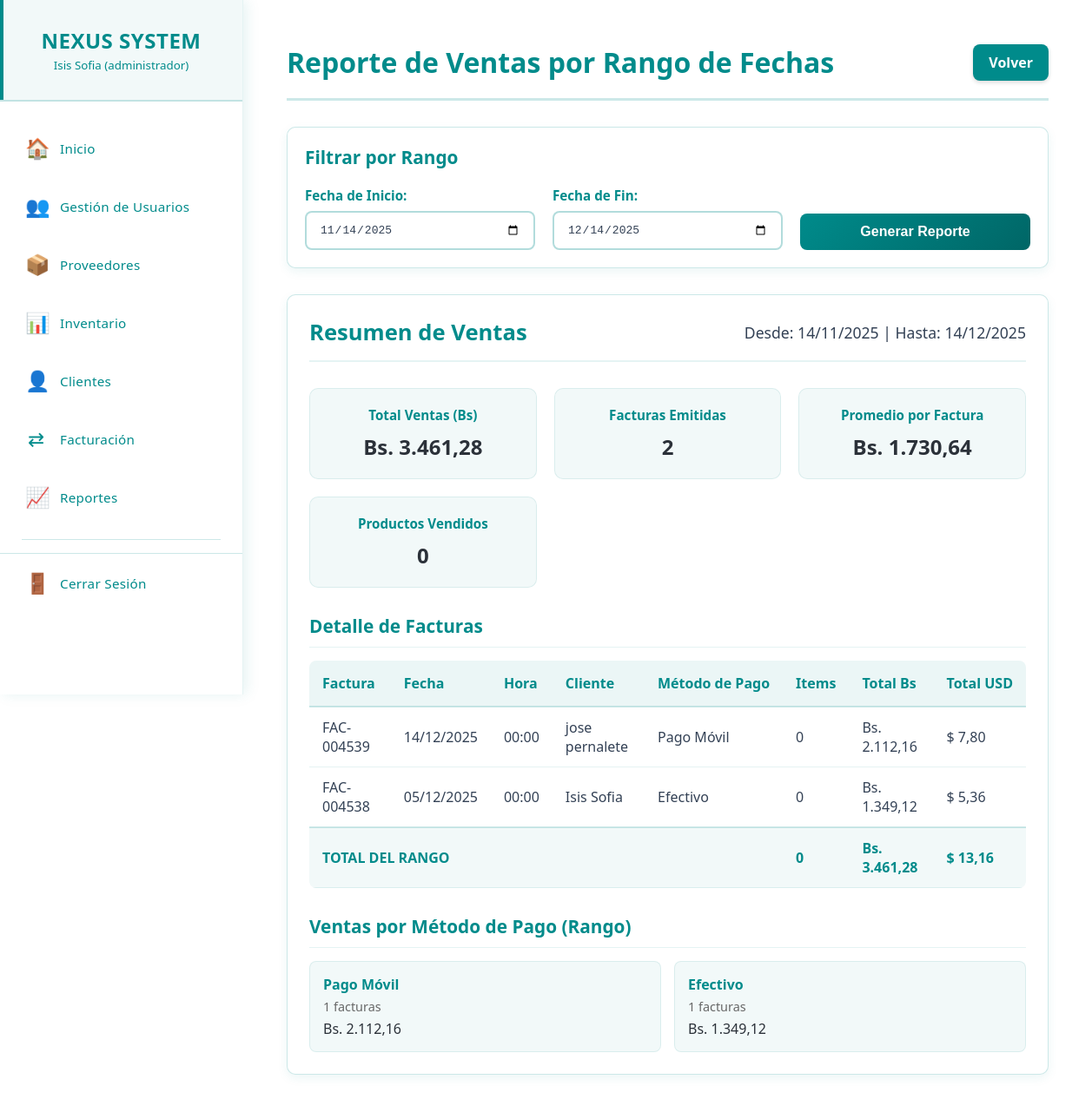
The page /reportes_ventas.php (signed in) on the database as committed earlier.
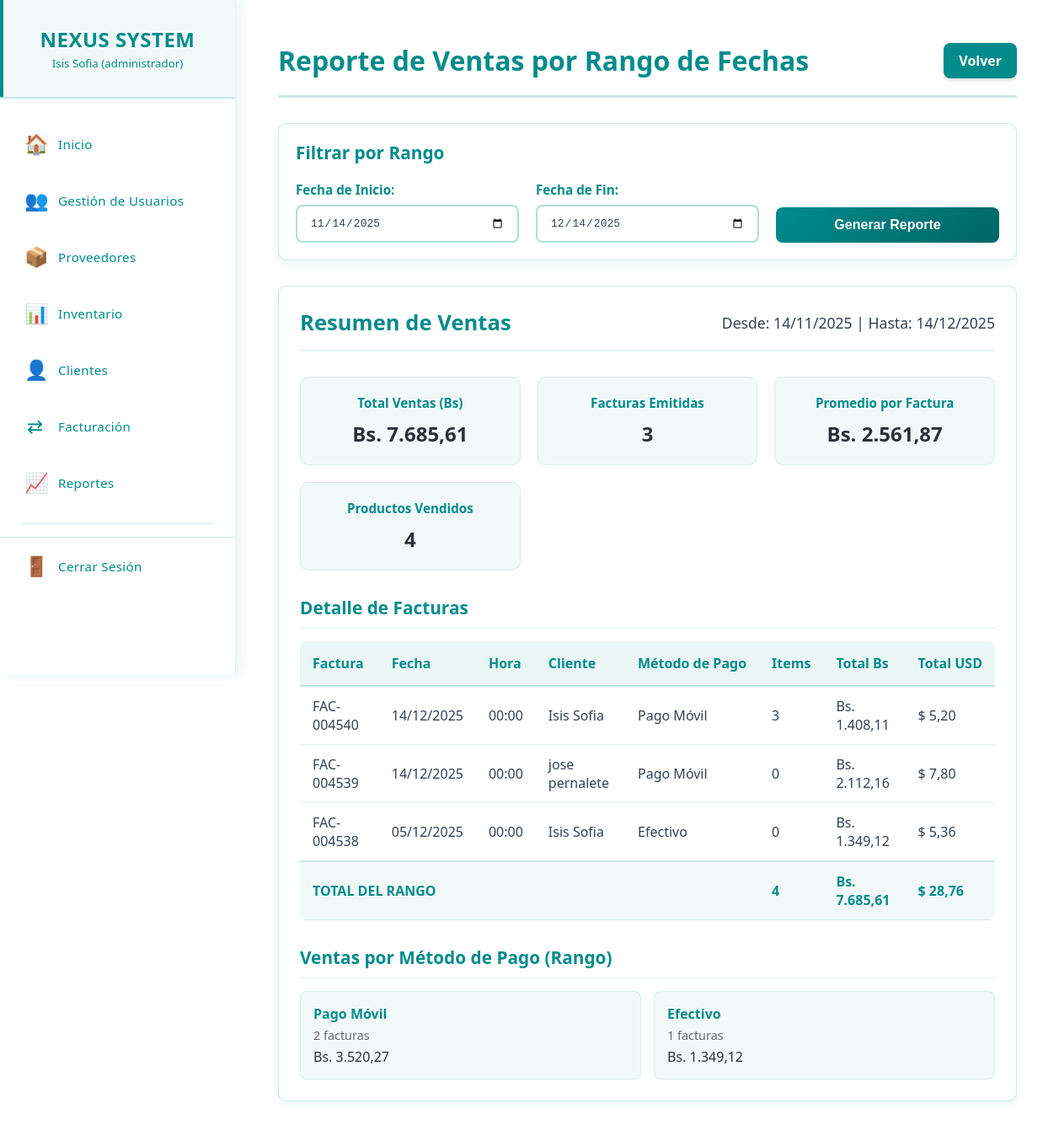
The same page on the database as committed later.
### tables this page shows
CREATE TABLE `ventas` (
  `id_venta` int(11) NOT NULL,
  `cliente` varchar(100) DEFAULT NULL,
  `fecha` date DEFAULT NULL,
  `metodo_pago` varchar(50) DEFAULT NULL,
  `total_bs` decimal(12,2) DEFAULT 0.00,
  `id_cliente` int(11) DEFAULT NULL,
  `total_usd` decimal(12,2) DEFAULT 0.00,
  `total_eur` decimal(12,2) DEFAULT NULL,
  `tasa_usd` decimal(12,4) DEFAULT 0.0000,
  `tasa_eur` decimal(12,4) DEFAULT 0.0000,
  `nro_factura` varchar(20) DEFAULT NULL
);

### permisos.php (called while the page is built, shortened)
<?php
class SistemaPermisos {
    private $permisos = [];
    public function __construct($permisosArray) {
        $this->permisos = $permisosArray;
    }
    public function puedeVer($modulo) {
        return isset($this->permisos[$modulo]['ver']) && $this->permisos[$modulo]['ver'];
    }
}
?>

### reportes_ventas.php (the view, shortened to what this page needs)
<?php
require_once 'menu.php';
$current_date = date('Y-m-d');
$default_start_date = date('Y-m-d', strtotime('-30 days'));
$start_date = isset($_GET['start_date']) ? $_GET['start_date'] : $default_start_date;
$end_date = isset($_GET['end_date']) ? $_GET['end_date'] : $current_date;
function getReporteRangoFechas($pdo, $start_date, $end_date) {
    $query = "SELECT
                v.id_venta,
                v.nro_factura,
                v.cliente,
                DATE(v.fecha) as fecha_venta,
                TIME(v.fecha) as hora_venta,
                v.metodo_pago,
                v.total_bs,
                v.total_usd,
                COUNT(dv.id_detalle) as items
              FROM ventas v
              LEFT JOIN detalle_venta dv ON v.id_venta = dv.id_venta
              WHERE DATE(v.fecha) BETWEEN :start_date AND :end_date
              GROUP BY v.id_venta, v.nro_factura, v.cliente, DATE(v.fecha), TIME(v.fecha), v.metodo_pago, v.total_bs, v.total_usd
              ORDER BY v.fecha DESC";
    $stmt = $pdo->prepare($query);
    $stmt->execute(['start_date' => $start_date, 'end_date' => $end_date]);
    return $stmt->fetchAll(PDO::FETCH_ASSOC);
}
function getResumenRangoFechas($pdo, $start_date, $end_date) {
    $query = "SELECT
                COUNT(DISTINCT v.id_venta) as total_facturas,
                SUM(v.total_bs) as total_bs,
                SUM(v.total_usd) as total_usd,
                AVG(v.total_bs) as promedio_bs,
                COUNT(DISTINCT v.id_cliente) as clientes_unicos,
                SUM(dv.cantidad) as total_productos
              FROM ventas v
              LEFT JOIN detalle_venta dv ON v.id_venta = dv.id_venta
              WHERE DATE(v.fecha) BETWEEN :start_date AND :end_date";
    $stmt = $pdo->prepare($query);
    $stmt->execute(['start_date' => $start_date, 'end_date' => $end_date]);
    return $stmt->fetch(PDO::FETCH_ASSOC);
}
function getVentasPorMetodoPagoRango($pdo, $start_date, $end_date) {
    $query = "SELECT
                v.metodo_pago,
                COUNT(v.id_venta) as cantidad,
                SUM(v.total_bs) as total_bs
              FROM ventas v
              WHERE DATE(v.fecha) BETWEEN :start_date AND :end_date
              GROUP BY v.metodo_pago
              ORDER BY total_bs DESC";
    $stmt = $pdo->prepare($query);
    $stmt->execute(['start_date' => $start_date, 'end_date' => $end_date]);
    return $stmt->fetchAll(PDO::FETCH_ASSOC);
}
$reporte_rango = getReporteRangoFechas($pdo, $start_date, $end_date) ?: [];
$resumen_rango = getResumenRangoFechas($pdo, $start_date, $end_date) ?: [];
$ventas_por_metodo = getVentasPorMetodoPagoRango($pdo, $start_date, $end_date) ?: [];
$total_rango_bs = floatval($resumen_rango['total_bs'] ?? 0);
$total_rango_usd = floatval($resumen_rango['total_usd'] ?? 0);
$total_rango_facturas = intval($resumen_rango['total_facturas'] ?? 0);
$total_productos_rango = intval($resumen_rango['total_productos'] ?? 0);
?>
<!DOCTYPE html>
<html lang="es">
<head>
    <link rel="stylesheet" href="css/reportes/repo_ventas.css">
</head>
<body>
<main class="main-content">
    <div class="content-wrapper">
        <div class="page-header">
            <h1 class="page-title">Reporte de Ventas por Rango de Fechas</h1>
            <a href="reportes.php" class="volver-button"> Volver</a>
        </div>
        <div class="filtros-container">
            <div class="filtros-card">
                <h3>Filtrar por Rango</h3>
                <form method="GET" class="filtros-form">
                    <div class="form-row">
                        <div class="form-group">
                            <label>Fecha de Inicio:</label>
                            <input type="date" name="start_date" class="form-input" value="<?= htmlspecialchars($start_date) ?>" required>
                        </div>
                        <div class="form-group">
                            <label>Fecha de Fin:</label>
                            <input type="date" name="end_date" class="form-input" value="<?= htmlspecialchars($end_date) ?>" required>
                        </div>
                        <div class="form-group">
                            <button type="submit" class="btn-generar">
                                Generar Reporte
                            </button>
                        </div>
                    </div>
                </form>
            </div>
        </div>
        <div class="reporte-container">
            <div class="reporte-header">
                <h2>Resumen de Ventas</h2>
                <div class="periodo-info">
                    <span>Desde: <?= date('d/m/Y', strtotime($start_date)) ?> | Hasta: <?= date('d/m/Y', strtotime($end_date)) ?></span>
                </div>
            </div>
            <div class="estadisticas-grid">
                <div class="estadistica-card">
                    <div class="estadistica-label">Total Ventas (Bs)</div>
                    <div class="estadistica-value">Bs. <?= number_format($total_rango_bs, 2, ',', '.') ?></div>
                </div>
                <div class="estadistica-card">
                    <div class="estadistica-label">Facturas Emitidas</div>
                    <div class="estadistica-value"><?= $total_rango_facturas ?></div>
                </div>
                <div class="estadistica-card">
                    <div class="estadistica-label">Promedio por Factura</div>
                    <div class="estadistica-value">Bs. <?= $total_rango_facturas > 0 ? number_format($total_rango_bs / $total_rango_facturas, 2, ',', '.') : '0,00' ?></div>
                </div>
                <div class="estadistica-card">
                    <div class="estadistica-label">Productos Vendidos</div>
                    <div class="estadistica-value"><?= $total_productos_rango ?></div>
                </div>
            </div>
            <div class="tabla-container">
                <h3>Detalle de Facturas</h3>
                <div class="table-responsive">
                    <table class="tabla-reporte">
                        <thead>
                            <tr>
                                <th>Factura</th>
                                <th>Fecha</th>
                                <th>Hora</th>
                                <th>Cliente</th>
                                <th>Método de Pago</th>
                                <th>Items</th>
                                <th>Total Bs</th>
                                <th>Total USD</th>
                            </tr>
                        </thead>
                        <tbody>
                            <?php if(empty($reporte_rango)): ?>
                                <tr>
                                    <td colspan="8" class="empty-state">No hay ventas registradas en el rango seleccionado</td>
                                </tr>
                            <?php else: ?>
                                <?php foreach($reporte_rango as $venta): ?>
                                <tr>
                                    <td><?= $venta['nro_factura'] ?? 'N/A' ?></td>
                                    <td><?= date('d/m/Y', strtotime($venta['fecha_venta'] ?? '')) ?></td>
                                    <td><?= isset($venta['hora_venta']) ? substr($venta['hora_venta'], 0, 5) : '--:--' ?></td>
                                    <td><?= htmlspecialchars($venta['cliente'] ?? 'Sin cliente') ?></td>
                                    <td><?= $venta['metodo_pago'] ?? 'No especificado' ?></td>
                                    <td><?= $venta['items'] ?? 0 ?></td>
                                    <td>Bs. <?= number_format($venta['total_bs'] ?? 0, 2, ',', '.') ?></td>
                                    <td>$ <?= number_format($venta['total_usd'] ?? 0, 2, ',', '.') ?></td>
                                </tr>
                                <?php endforeach; ?>
                            <?php endif; ?>
                        </tbody>
                        <tfoot>
                            <tr class="total-row">
                                <td colspan="5"><strong>TOTAL DEL RANGO</strong></td>
                                <td><strong><?= $total_productos_rango ?></strong></td>
                                <td><strong>Bs. <?= number_format($total_rango_bs, 2, ',', '.') ?></strong></td>
                                <td><strong>$ <?= number_format($total_rango_usd, 2, ',', '.') ?></strong></td>
                            </tr>
                        </tfoot>
                    </table>
                </div>
            </div>
            <?php if(!empty($ventas_por_metodo)): ?>
            <div class="metodos-pago-container">
                <h3>Ventas por Método de Pago (Rango)</h3>
                <div class="metodos-grid">
                    <?php foreach($ventas_por_metodo as $metodo): ?>
                    <div class="metodo-card">
                        <div class="metodo-nombre"><?= $metodo['metodo_pago'] ?? 'No especificado' ?></div>
                        <div class="metodo-cantidad"><?= $metodo['cantidad'] ?? 0 ?> facturas</div>
                        <div class="metodo-total">Bs. <?= number_format($metodo['total_bs'] ?? 0, 2, ',', '.') ?></div>
                    </div>
                    <?php endforeach; ?>
                </div>
            </div>
            <?php endif; ?>
        </div>
    </div>
</main>
</body>
</html>

### menu.php (shortened to what this page needs)
<?php
require_once 'permisos.php';
$sistemaPermisos = new SistemaPermisos($_SESSION['permisos']);
if (!isset($current_page)) {
    $current_page = basename($_SERVER['PHP_SELF']);
}
?>
<!DOCTYPE html>
<html lang="es">
<head>
    <link rel="stylesheet" href="css/menu.css">
</head>
<body>
    <div class="main-container">
        <nav class="sidebar">
            <div class="sidebar-header">
                <h2>NEXUS SYSTEM</h2>
                <div class="user-info">
                    <small><?php echo $_SESSION['nombre']; ?> (<?php echo $_SESSION['rol']; ?>)</small>
                </div>
            </div>
            <ul class="sidebar-menu">
                <li>
                    <a href="inicio.php" class="menu-item <?php echo $current_page == 'inicio.php' ? 'active' : ''; ?>">
                        <span class="menu-icon">🏠</span>
                        <span class="menu-text">Inicio</span>
                    </a>
                </li>
                <?php if ($sistemaPermisos->puedeVer('gestion_usuario')): ?>
                <li>
                    <a href="gestion_usuarios.php" class="menu-item <?php echo $current_page == 'gestion_usuarios.php' ? 'active' : ''; ?>">
                        <span class="menu-icon">👥</span>
                        <span class="menu-text">Gestión de Usuarios</span>
                    </a>
                </li>
                <?php endif; ?>
                <?php if ($sistemaPermisos->puedeVer('proveedores')): ?>
                <li>
                    <a href="proveedores.php" class="menu-item <?php echo $current_page == 'proveedores.php' ? 'active' : ''; ?>">
                        <span class="menu-icon">📦</span>
                        <span class="menu-text">Proveedores</span>
                    </a>
                </li>
                <?php endif; ?>
                <?php if ($sistemaPermisos->puedeVer('Inventario')): ?>
                <li>
                    <a href="productos.php" class="menu-item <?php echo $current_page == 'productos.php' ? 'active' : ''; ?>">
                        <span class="menu-icon">📊</span>
                        <span class="menu-text">Inventario</span>
                    </a>
                </li>
                <?php endif; ?>
                <?php if ($sistemaPermisos->puedeVer('clientes')): ?>
                <li>
                    <a href="clientes.php" class="menu-item <?php echo $current_page == 'clientes.php' ? 'active' : ''; ?>">
                        <span class="menu-icon">👤</span>
                        <span class="menu-text">Clientes</span>
                    </a>
                </li>
                <?php endif; ?>
                <li>
                    <a href="facturacion.php" class="menu-item <?php echo $current_page == 'facturacion.php' ? 'active' : ''; ?>">
                         <span class="menu-icon">⇄</span>
                        <span class="menu-text">Facturación</span>
                    </a>
                </li>
                <?php if ($sistemaPermisos->puedeVer('reportes')): ?>
                <li>
                    <a href="reportes.php" class="menu-item <?php echo $current_page == 'reportes.php' ? 'active' : ''; ?>">
                        <span class="menu-icon">📈</span>
                        <span class="menu-text">Reportes</span>
                    </a>
                </li>
                <?php endif; ?>
                <div class="menu-separator"></div>
                <li class="logout-item">
                    <a href="cerrar_sesion.php" class="menu-item">
                        <span class="menu-icon">🚪</span>
                        <span class="menu-text">Cerrar Sesión</span>
                    </a>
                </li>
            </ul>
        </nav>

### css/menu.css (style rules this page uses)
* { margin: 0; padding: 0; box-sizing: border-box; }
body { font-family: 'Segoe UI', Tahoma, Geneva, Verdana, sans-serif; background: #ffffff; color: #334155; overflow-x: hidden; }
.main-container { display: flex; min-height: 100vh; }
.sidebar { width: 280px; background: #ffffff; color: #008B8B; padding: 0; box-shadow: 4px 0 15px rgba(0, 139, 139, 0.1); position: fixed; height: 100vh; left: 0; top: 0; z-index: 1000; overflow-y: auto; border-right: 1px solid rgba(0, 139, 139, 0.1); }
.sidebar-header { padding: 30px 25px; text-align: center; border-bottom: 2px solid rgba(0, 139, 139, 0.2); margin-bottom: 20px; background: rgba(0, 139, 139, 0.05); position: relative; }
.sidebar-header::before { content: ''; position: absolute; top: 0; left: 0; width: 4px; height: 100%; background: #008B8B; }
.sidebar-header h2 { color: #008B8B; margin: 0; font-size: 1.5em; font-weight: 700; letter-spacing: 0.5px; }
.sidebar-menu { list-style: none; padding: 0; margin: 0; height: calc(100vh - 140px); overflow-y: auto; }
.sidebar-menu li { margin: 0; padding: 0; }
.menu-item { display: flex; align-items: center; padding: 18px 25px; color: #008B8B; text-decoration: none; transition: all 0.3s ease; border-left: 4px solid transparent; font-size: 1.1em; position: relative; }
.menu-icon { margin-right: 15px; font-size: 1.3em; width: 25px; text-align: center; transition: all 0.3s ease; color: #008B8B; }
.menu-text { font-size: 0.95rem; font-weight: 500; letter-spacing: 0.3px; color: #008B8B; }
.menu-separator { height: 1px; background: rgba(0, 139, 139, 0.2); margin: 15px 25px; }
.logout-item { margin-top: 30px; border-top: 1px solid rgba(0, 139, 139, 0.2); padding-top: 15px; }
.logout-item .menu-item { color: #008B8B; }
.main-content { flex: 1; margin-left: 280px; padding: 30px; background: #ffffff; min-height: 100vh; }

Rows that differ between the two databases and show on the page:
added ventas: nro_factura "FAC-004540", fecha_venta "14/12/2025", hora_venta "00:00", cliente "Isis Sofia", metodo_pago "Pago Móvil", items "3", total_bs "1.408,11", total_usd "5,20"
Other text that changed with them:
$total_rango_bs: "3.461,28" → "7.685,61"
$total_rango_facturas: "2" → "3"
$total_rango_bs / $total_rango_facturas: "1.730,64" → "2.561,87"
$total_productos_rango: "0" → "4"
$total_rango_usd: "13,16" → "28,76"
new list line: "Pago Móvil 2 facturas Bs. 3.520,27"
list line gone: "Pago Móvil 1 facturas Bs. 2.112,16"
